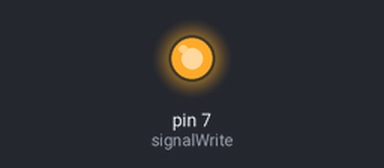
A sketch run on a simulated Arduino Uno, built with avr-gcc and run on an emulated ATmega328P. Parts: output pins drawn as LEDs (lit = HIGH). What the sketch prints to the serial monitor is not drawn.

Above: at 0.1 s.
Timing chart, 0 to 1.6 s (numbered marks = the images above):
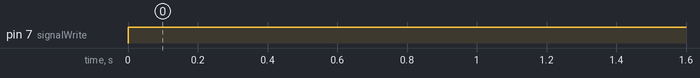

Measured:
- by itself, pin 7 (signalWrite): LOW → HIGH at 0.00 s

The sketch:

InitTest.ino
```cpp
const int signalWrite = 7;

void setup() {
   Serial.begin(115200);
   pinMode(signalWrite, OUTPUT);
}

void loop() {
  // init block
  digitalWrite(signalWrite, HIGH);
  Serial.write(1);
}
```
